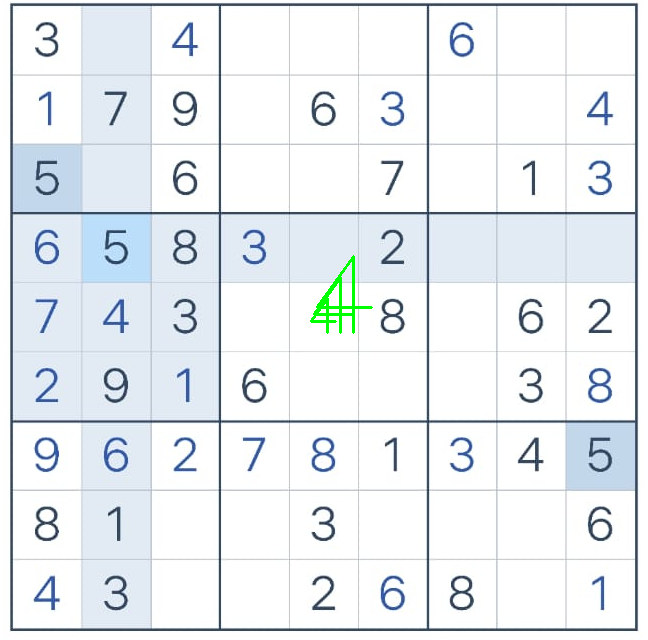
#> input picture solved.png, 648 x 640 px
$ python -i image_processing.py   (imports and definitions only)   (older library calls are emulated)
#> lines starting #> are read from the running program, lines starting #| are printed output that depends on the picture; after the words box and inside, x2 and y2 are one past the last pixel; in counts of white or black regions, pixels touching at a corner belong together
#> further down, picture is the input picture: shape (640, 648, 3); mean B, G, R 241.1, 237.4, 232.4
"""
    Contains the helper function for extracting the sudoku grid from the given raw image
"""


import numpy as np
import cv2
import math
from imutils import contours
import itertools


def get_grid_dimensions(image):
    """
    Tries to locate the grid dimension from a raw image

    Process:
    1. Converts the given image into greyscale
    2. Apply gaussian blur to smooth the image
    3. Apply thresholding to obtain a inverted binary image (Lines will be white while background will be black)
    4. Apply contour detection and sort the contours from largest to smallest
    5. Loop and filter the contour. Finding the largest and square contour (Assume the largest square contour will be the grid)
    6. Returns the grid dimensions

    :param image: type: numpy.ndarray
    The raw sudoku image in color format

    :return: type: tuple if grid is found, else None
    Returns the grid coordinates in top left, top right, bottom right, bottom left order. If no grid is found, returns None
    """
    # Reduce noise
    # Convert image to greyscale
    gray = cv2.cvtColor(image, cv2.COLOR_BGR2GRAY)
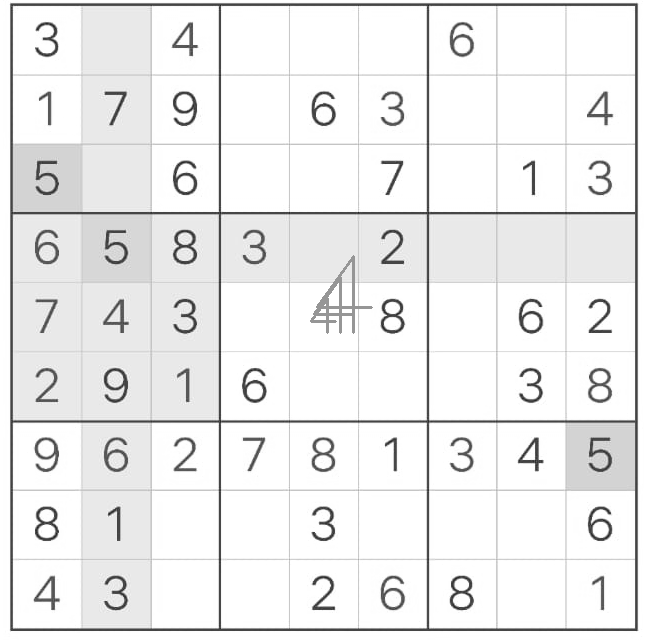
#> gray: shape (640, 648); min 28, max 255, mean 236.3

    # Gaussian blur
    blur = cv2.GaussianBlur(gray, (5, 5), 0)
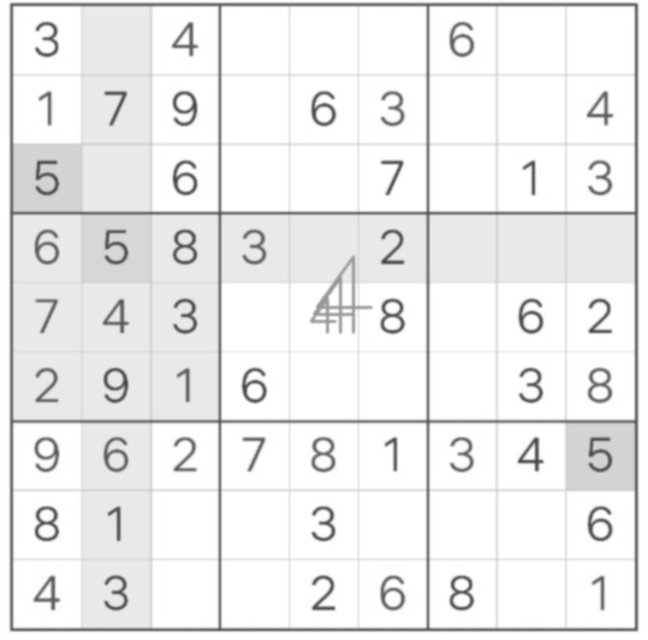
#> blur: shape (640, 648); min 69, max 255, mean 236.3

    # Thresholding
    thresh = cv2.adaptiveThreshold(blur, 255, cv2.ADAPTIVE_THRESH_GAUSSIAN_C, cv2.THRESH_BINARY_INV, 11, 3)
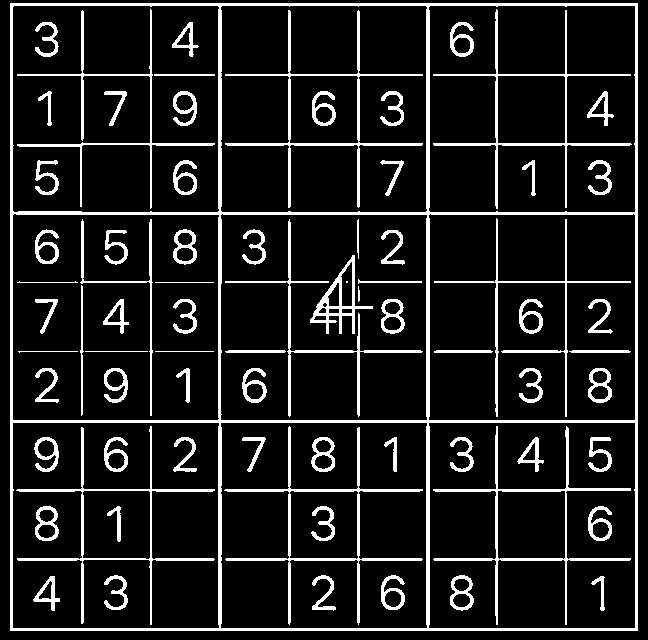
#> thresh: shape (640, 648); 11.9% white; 75 white regions (1 under 20 px), largest, box (x1, y1, x2, y2) and area: (10, 3, 638, 631) 16037, (224, 426, 423, 625) 2267, (433, 426, 631, 625) 2145

    # Contour detection, assuming grid is the biggest contour in the image
    cnts, _ = cv2.findContours(thresh, cv2.RETR_EXTERNAL, cv2.CHAIN_APPROX_SIMPLE)
#> cnts = [[[10, 3], [10, 630], [637, 630], [637, 3]]]

    # Filter contours to find only square contours
    cnts = filter_non_square_contours(cnts)

    # Sort from descending order & loop
    for cnt in sorted(cnts, key=lambda x: cv2.contourArea(x), reverse=True):
        # Use contours to transform grid into "Top down view/bird's eye view
        # Find perimeter
        peri = cv2.arcLength(cnt, True)
        # Find corners
        approx = cv2.approxPolyDP(cnt, 0.04 * peri, True)

        # Get area of contour
        cnt_area = cv2.contourArea(cnt)

        # Filter only square/rect for grid
        # Also filter for the grid to be at least 50% of the image size
        if cnt_area >= 0.3 * (image.shape[0] * image.shape[1]):
            if len(approx) == 4:
                # Unpack & Identify corners
                corners = sorted([(corner[0][0], corner[0][1]) for corner in approx], key=lambda x: x[0], reverse=False)
                top_corners, bottom_corners = corners[:-2], corners[2:]
                top_left, bottom_left = sorted(top_corners, key=lambda x: x[1], reverse=False)
                top_right, bottom_right = sorted(bottom_corners, key=lambda x: x[1], reverse=False)

                # Return detected grid dimensions
                return top_left, top_right, bottom_right, bottom_left

    # Unable to find grid
    return None


# [52 lines left out: function transform_grid, not called in this run]


def filter_non_square_contours(cnts):
    """
    Filters the contour list to remove contours that are not square shaped

    :param cnts: type: list
    List of contours detected

    :return: type: list
    Filtered list of contour
    """
    # Define temp list
    square_indexes = []

    # Contour Approximation to find squares
    for cnt_index, cnt in enumerate(cnts, start=0):
        peri = cv2.arcLength(cnt, True)
        approx = cv2.approxPolyDP(cnt, 0.04 * peri, True)

        # Check if square
        if len(approx) == 4:
            # # Get width & height of contour
            # _, _, width, height = cv2.boundingRect(approx)

            # Change to rotatedRect
            rect = cv2.minAreaRect(approx)
            width, height = rect[1]

            # Compute aspect ratio
            aspect_ratio = width / height

            # Square will have aspect ratio of around 1
            tol = 0.15  # Tolerance for aspect ratio
            if (1.0 - tol) <= aspect_ratio <= (1.0 + tol):
                # Append into list
                square_indexes.append(cnt_index)
#> this loop made 1 pass
#> (cnt_index, peri, approx, rect, width, height, aspect_ratio, tol) on pass 1: (0, 2508, [[10, 3], [10, 630], [637, 630], [637, 3]], ((323.5, 316.5), (627, 627), -90), 627, 627, 1, 0.15)
#> after the loop, square_indexes = [0]

    # Filter list to only contain square contours
    cnts = [cnt for cnt_index, cnt in enumerate(cnts) if cnt_index in square_indexes]
#> cnts = [[[10, 3], [10, 630], [637, 630], [637, 3]]]
#> the loop in get_grid_dimensions, `for cnt in sorted(cnts, key=lambda x: cv2.contourArea(x), reverse=True..` made 1 pass
#> (peri, cnt_area, bottom_corners, top_left, bottom_left) on pass 1: (2508, 393129, [(637, 630), (637, 3)], (10, 3), (10, 630))

    return cnts


# [158 lines left out: functions sort_grid_contours, reduce_noise, get_cells_from_9_main_cells, is_blur, not called in this run]

>>> import cv2
>>> picture = cv2.imread('solved.png')
>>> result = get_grid_dimensions(picture)
#> result = ((10, 3), (637, 3), (637, 630), (10, 630))

$ run again, on sudoku2.png
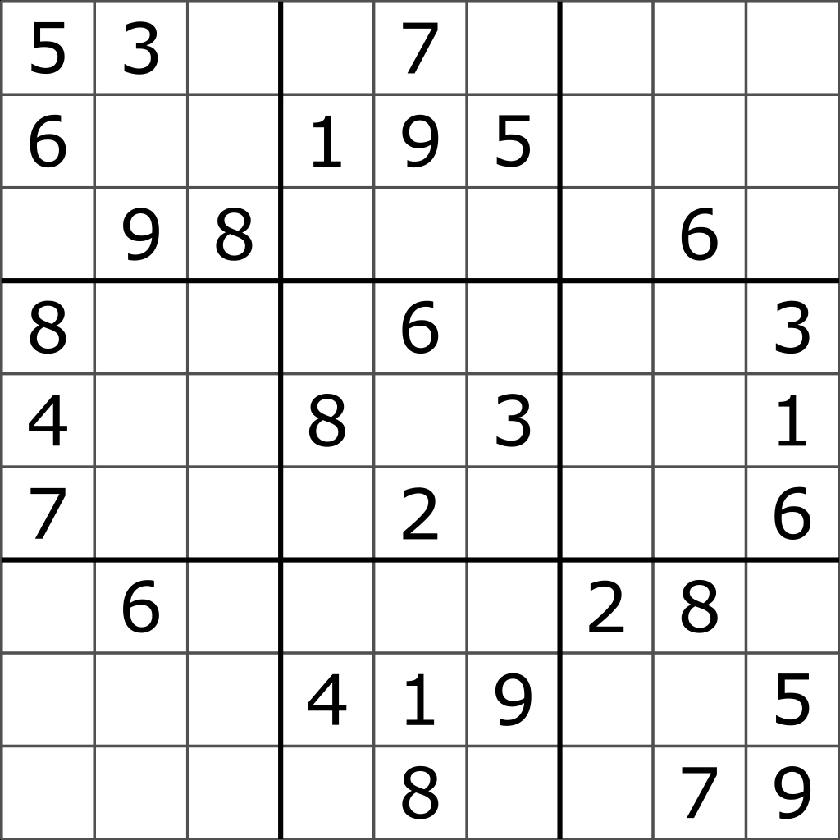
#> input picture sudoku2.png, 840 x 840 px, shrunk from 1024 x 1024 before the run
#> picture is the input picture: shape (840, 840, 3); min 0, max 255, mean 231.9
#> in get_grid_dimensions, `blur = cv2.GaussianBlur(gray, (5, 5), 0)`:
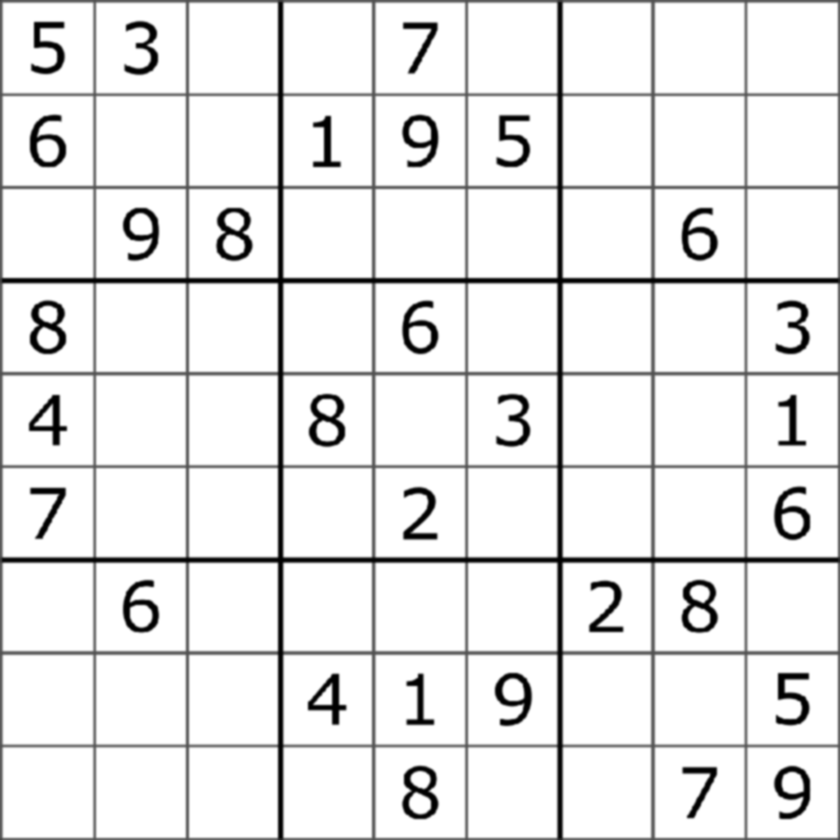
#> blur: shape (840, 840); min 0, max 255, mean 231.9
#> in get_grid_dimensions, `thresh = cv2.adaptiveThreshold(blur, 255, cv2.ADAPTIVE_THRESH_GAUSSIAN..`:
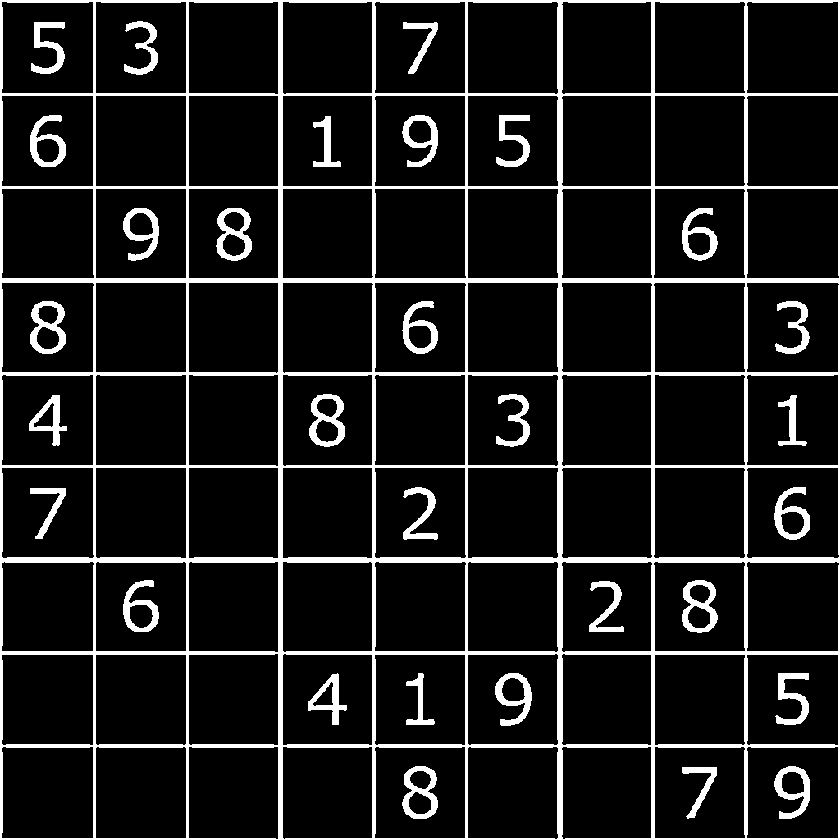
#> thresh: shape (840, 840); 11.5% white; 31 white regions, largest, box (x1, y1, x2, y2) and area: (0, 0, 840, 840) 59947, (30, 301, 66, 354) 888, (309, 394, 345, 447) 875
#> in get_grid_dimensions, `cnts, _ = cv2.findContours(thresh, cv2.RETR_EXTERNAL, cv2.CHAIN_APPROX..`: cnts = [[[0, 0], [0, 839], [839, 839], [839, 0]]]
#> the loop in filter_non_square_contours, `for cnt_index, cnt in enumerate(cnts, start=0):` made 1 pass
#> (cnt_index, peri, approx, rect, width, height, aspect_ratio, tol) on pass 1: (0, 3356, [[0, 0], [0, 839], [839, 839], [839, 0]], ((419.5, 419.5), (839, 839), -90), 839, 839, 1, 0.15)
#> after the loop in filter_non_square_contours, `for cnt_index, cnt in enumerate(cnts, start=0):`: square_indexes = [0]
#> in filter_non_square_contours, `cnts = [cnt for cnt_index, cnt in enumerate(cnts) if cnt_index in squa..`: cnts = [[[0, 0], [0, 839], [839, 839], [839, 0]]]
#> the loop in get_grid_dimensions, `for cnt in sorted(cnts, key=lambda x: cv2.contourArea(x), reverse=True..` made 1 pass
#> (peri, cnt_area, bottom_corners) on pass 1: (3356, 703921, [(839, 839), (839, 0)])
#> result = ((0, 0), (839, 0), (839, 839), (0, 839))

$ run again, on sudokubad.png
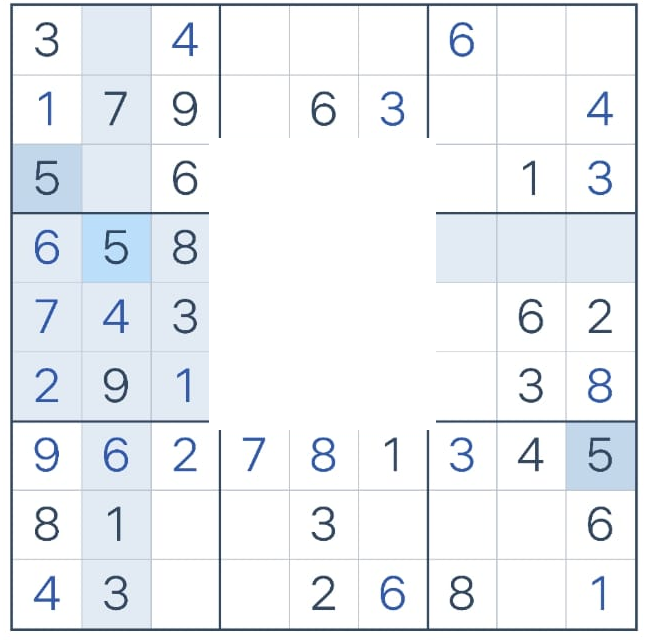
#> input picture sudokubad.png, 648 x 640 px
#> picture is the input picture: shape (640, 648, 3); mean B, G, R 243.8, 239.9, 236.1
#> in get_grid_dimensions, `blur = cv2.GaussianBlur(gray, (5, 5), 0)`:
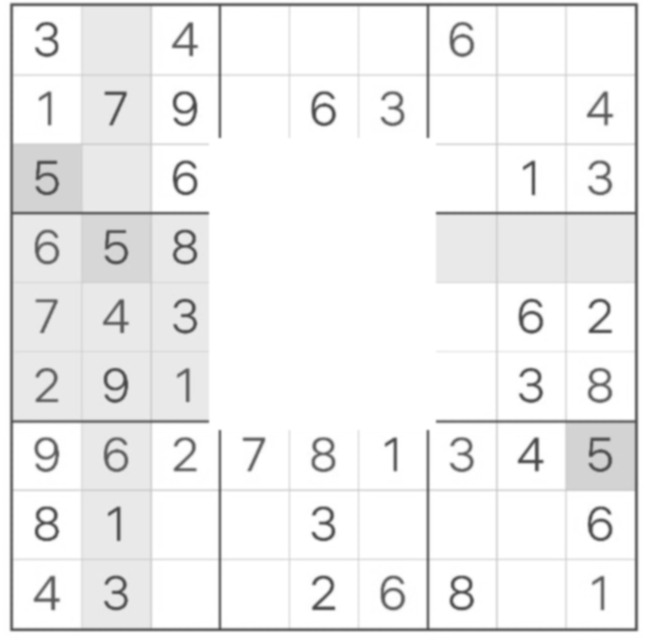
#> blur: shape (640, 648); min 69, max 255, mean 239.2
#> in get_grid_dimensions, `thresh = cv2.adaptiveThreshold(blur, 255, cv2.ADAPTIVE_THRESH_GAUSSIAN..`:
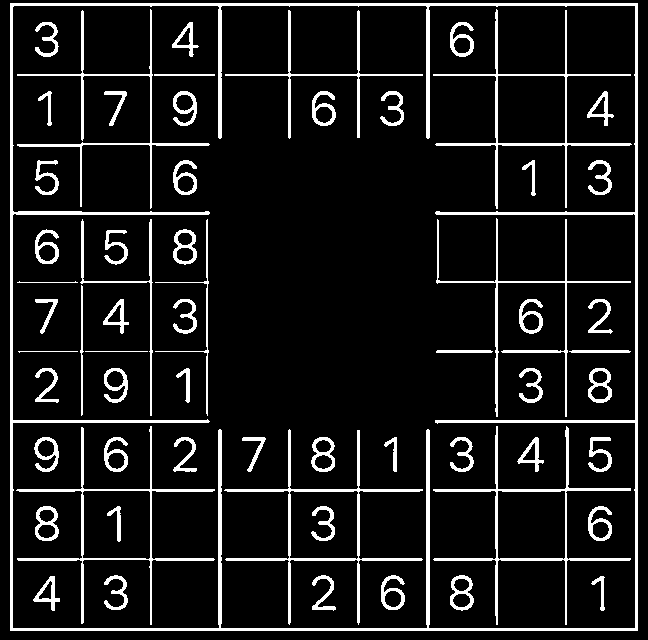
#> thresh: shape (640, 648); 9.8% white; 62 white regions, largest, box (x1, y1, x2, y2) and area: (10, 3, 638, 631) 12589, (224, 429, 423, 625) 2250, (433, 426, 631, 625) 2145
#> in get_grid_dimensions, `cnts, _ = cv2.findContours(thresh, cv2.RETR_EXTERNAL, cv2.CHAIN_APPROX..`: cnts = [[[10, 3], [10, 630], [637, 630], [637, 3]]]
#> the loop in filter_non_square_contours, `for cnt_index, cnt in enumerate(cnts, start=0):` made 1 pass
#> (cnt_index, peri, approx, rect, width, height, aspect_ratio, tol) on pass 1: (0, 2508, [[10, 3], [10, 630], [637, 630], [637, 3]], ((323.5, 316.5), (627, 627), -90), 627, 627, 1, 0.15)
#> after the loop in filter_non_square_contours, `for cnt_index, cnt in enumerate(cnts, start=0):`: square_indexes = [0]
#> in filter_non_square_contours, `cnts = [cnt for cnt_index, cnt in enumerate(cnts) if cnt_index in squa..`: cnts = [[[10, 3], [10, 630], [637, 630], [637, 3]]]
#> the loop in get_grid_dimensions, `for cnt in sorted(cnts, key=lambda x: cv2.contourArea(x), reverse=True..` made 1 pass
#> (peri, cnt_area, bottom_corners, top_left, bottom_left) on pass 1: (2508, 393129, [(637, 630), (637, 3)], (10, 3), (10, 630))
#> result = ((10, 3), (637, 3), (637, 630), (10, 630))
